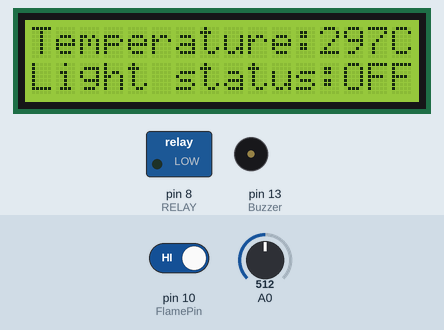
A sketch run on a simulated Arduino Uno, built with avr-gcc and run on an emulated ATmega328P. Shown: 16×2 character LCD, switched loads named in the sketch (green lamp = pin HIGH), buzzer (waves = sounding, pin HIGH). The test bench sets the inputs (shaded band); at power-on: pin 10 (FlamePin) HIGH, A0 = 512. What the sketch prints to the serial monitor is not drawn.

Above: at 1.2 s.
1.3 s: pin 10 (FlamePin) driven LOW
At 4.5 s:
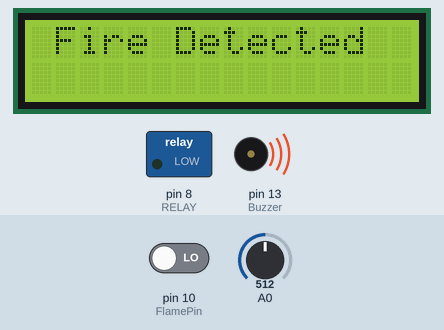
5.5 s: A0 set to 556
At 7.4 s:
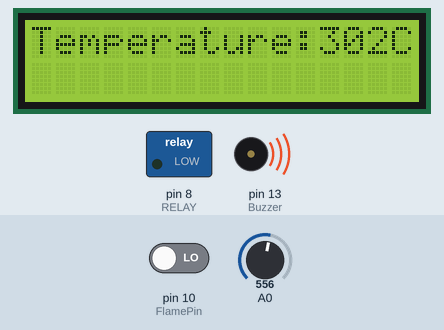
9.7 s: pin 10 (FlamePin) driven HIGH
At 11.3 s:
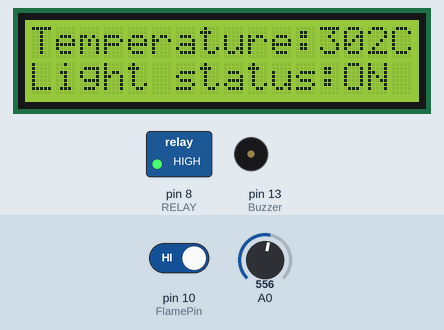
11.6 s: A0 set to 0
At 13.8 s:
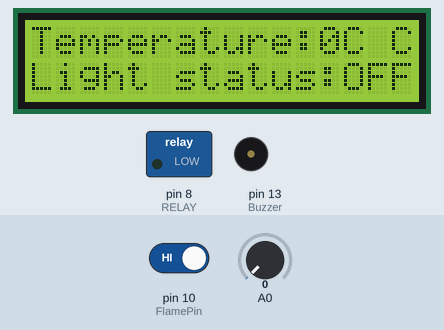
14.1 s: A0 set to 511
At 15.3 s:
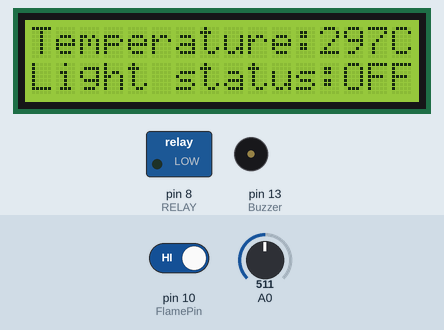
Timing chart, 0 to 16.6 s (numbered marks = the images above; inputs shaded):
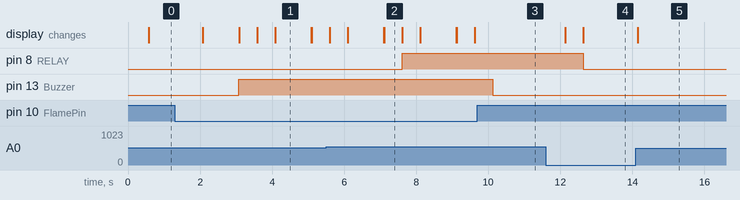

Measured:
- the behaviour switches between 544 and 545 on A0 (found by bisection; images 1 and 2)
- after the input at 1.3 s, pin 13 (Buzzer): LOW → HIGH after 1.8 s; the display: changes after 0.78 s (image 1)
- after the input at 5.5 s, pin 8 (RELAY): LOW → HIGH after 2.1 s
- after the input at 9.7 s, pin 13 (Buzzer): HIGH → LOW after 0.42 s
- after the input at 11.6 s, pin 8 (RELAY): HIGH → LOW after 1.0 s; the display: first changes after 0.53 s (image 4 shows a later state)
- after the input at 14.1 s, the display: changes at once (image 5)
- what the display in image 1 shows lasts 1.0 s, from 4.1 s to 5.1 s

The sketch:

flame.ino
```cpp
#include <math.h>
#include "LiquidCrystal.h"
#define RELAY 8
LiquidCrystal lcd(6,7,5,4,3,2);
int Buzzer = 13; // Use buzzer for alert
int FlamePin = 10; // This is for input pin
int Flame = LOW; // HIGH when FLAME Exposed
float A = 1.009249522e-03, B = 2.378405444e-04, C = 2.019202697e-07;
float T,logRt,Tf,Tc;
float Thermistor(int Vo) {
 logRt = log(10000.0*((1024.0/Vo-1)));
 T = (1.0 / (A + B*logRt + C*logRt*logRt*logRt));  // We get the temperature value in Kelvin from this Stein-Hart equation
 Tc = T - 273.15;                 // Convert Kelvin to Celcius
 Tf = (T * 1.8) + 32.0;           // Convert Kelvin to Fahrenheit
 return T;
}

void setup() {


 lcd.begin(16,2);
 lcd.clear();
pinMode(RELAY, OUTPUT);

  pinMode(Buzzer, OUTPUT);
pinMode(FlamePin, INPUT);
 Serial.begin(9600);

}

void loop() {

  lcd.setCursor(0,0);
  lcd.print("Temperature:");
  lcd.print(int(Thermistor(analogRead(0))));
   lcd.print("C ");
  delay(500);// wait 0.5 seconds before sampling temperature again

if (Tc > 28) digitalWrite(RELAY, HIGH),lcd.setCursor(0,1),lcd.print("Light status:ON "),delay(500);
else if (Tc < 28) digitalWrite(RELAY, LOW),lcd.setCursor(0,1),lcd.print("Light status:OFF"),delay(500);


Flame = digitalRead(FlamePin);
 if (Flame== LOW)
 {
  lcd.clear();
  lcd.setCursor(1,0);
  lcd.print("Fire Detected");
  delay(1000);
 Serial.println("HIGH FLAME");
 digitalWrite(Buzzer, HIGH);
 lcd.clear();
 }
 else
 {


 Serial.println("No flame");
 digitalWrite(Buzzer, LOW);

 }
}
```
